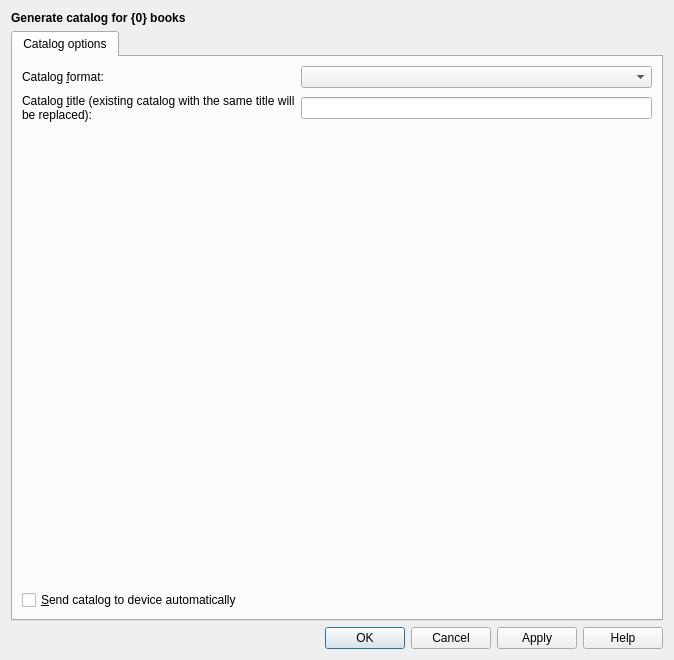
<?xml version="1.0" encoding="UTF-8"?>
<ui version="4.0">
 <class>Dialog</class>
 <widget class="QDialog" name="Dialog">
  <property name="geometry">
   <rect>
    <x>0</x>
    <y>0</y>
    <width>674</width>
    <height>660</height>
   </rect>
  </property>
  <property name="windowTitle">
   <string>Generate catalog</string>
  </property>
  <property name="windowIcon">
   <iconset>
    <normaloff>:/images/lt.png</normaloff>:/images/lt.png</iconset>
  </property>
  <layout class="QGridLayout" name="gridLayout">
   <item row="0" column="0">
    <widget class="QLabel" name="count">
     <property name="font">
      <font>
       <weight>75</weight>
       <bold>true</bold>
      </font>
     </property>
     <property name="text">
      <string>Generate catalog for {0} books</string>
     </property>
    </widget>
   </item>
   <item row="2" column="1">
    <widget class="QDialogButtonBox" name="buttonBox">
     <property name="orientation">
      <enum>Qt::Horizontal</enum>
     </property>
     <property name="standardButtons">
      <set>QDialogButtonBox::Apply|QDialogButtonBox::Cancel|QDialogButtonBox::Help|QDialogButtonBox::Ok</set>
     </property>
    </widget>
   </item>
   <item row="1" column="0" colspan="2">
    <widget class="QScrollArea" name="scrollArea">
     <property name="frameShape">
      <enum>QFrame::NoFrame</enum>
     </property>
     <property name="widgetResizable">
      <bool>true</bool>
     </property>
     <widget class="QWidget" name="scrollAreaWidgetContents">
      <property name="geometry">
       <rect>
        <x>0</x>
        <y>0</y>
        <width>650</width>
        <height>575</height>
       </rect>
      </property>
      <layout class="QVBoxLayout" name="verticalLayout">
       <property name="margin">
        <number>0</number>
       </property>
       <item>
        <widget class="QTabWidget" name="tabs">
         <property name="sizePolicy">
          <sizepolicy hsizetype="Expanding" vsizetype="Expanding">
           <horstretch>0</horstretch>
           <verstretch>0</verstretch>
          </sizepolicy>
         </property>
         <property name="minimumSize">
          <size>
           <width>650</width>
           <height>575</height>
          </size>
         </property>
         <property name="currentIndex">
          <number>0</number>
         </property>
         <widget class="QWidget" name="tab">
          <attribute name="title">
           <string>Catalog options</string>
          </attribute>
          <layout class="QGridLayout" name="gridLayout_2">
           <item row="0" column="0">
            <widget class="QLabel" name="label">
             <property name="text">
              <string>Catalog &amp;format:</string>
             </property>
             <property name="buddy">
              <cstring>format</cstring>
             </property>
            </widget>
           </item>
           <item row="0" column="2">
            <widget class="QComboBox" name="format"/>
           </item>
           <item row="1" column="0">
            <widget class="QLabel" name="label_2">
             <property name="text">
              <string>Catalog &amp;title (existing catalog with the same title will be replaced):</string>
             </property>
             <property name="wordWrap">
              <bool>true</bool>
             </property>
             <property name="buddy">
              <cstring>title</cstring>
             </property>
            </widget>
           </item>
           <item row="1" column="2">
            <widget class="QLineEdit" name="title"/>
           </item>
           <item row="2" column="1">
            <spacer name="verticalSpacer">
             <property name="orientation">
              <enum>Qt::Vertical</enum>
             </property>
             <property name="sizeHint" stdset="0">
              <size>
               <width>0</width>
               <height>0</height>
              </size>
             </property>
            </spacer>
           </item>
           <item row="3" column="0">
            <widget class="QCheckBox" name="sync">
             <property name="text">
              <string>&amp;Send catalog to device automatically</string>
             </property>
            </widget>
           </item>
          </layout>
         </widget>
        </widget>
       </item>
      </layout>
     </widget>
    </widget>
   </item>
  </layout>
 </widget>
 <resources>
  <include location="../../../../resources/images.qrc"/>
 </resources>
 <connections>
  <connection>
   <sender>buttonBox</sender>
   <signal>accepted()</signal>
   <receiver>Dialog</receiver>
   <slot>accept()</slot>
   <hints>
    <hint type="sourcelabel">
     <x>248</x>
     <y>254</y>
    </hint>
    <hint type="destinationlabel">
     <x>157</x>
     <y>274</y>
    </hint>
   </hints>
  </connection>
  <connection>
   <sender>buttonBox</sender>
   <signal>rejected()</signal>
   <receiver>Dialog</receiver>
   <slot>reject()</slot>
   <hints>
    <hint type="sourcelabel">
     <x>316</x>
     <y>260</y>
    </hint>
    <hint type="destinationlabel">
     <x>286</x>
     <y>274</y>
    </hint>
   </hints>
  </connection>
 </connections>
</ui>
